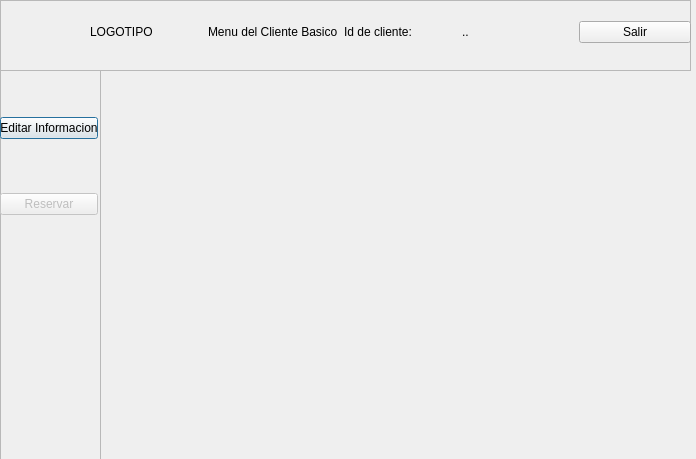
<?xml version="1.0" encoding="UTF-8"?>
<ui version="4.0">
 <class>Cliente_B_Principal</class>
 <widget class="QDialog" name="Cliente_B_Principal">
  <property name="geometry">
   <rect>
    <x>0</x>
    <y>0</y>
    <width>696</width>
    <height>459</height>
   </rect>
  </property>
  <property name="windowTitle">
   <string>Dialog</string>
  </property>
  <widget class="QFrame" name="frame">
   <property name="geometry">
    <rect>
     <x>0</x>
     <y>70</y>
     <width>101</width>
     <height>391</height>
    </rect>
   </property>
   <property name="frameShape">
    <enum>QFrame::StyledPanel</enum>
   </property>
   <property name="frameShadow">
    <enum>QFrame::Raised</enum>
   </property>
   <widget class="QWidget" name="layoutWidget">
    <property name="geometry">
     <rect>
      <x>0</x>
      <y>0</y>
      <width>98</width>
      <height>192</height>
     </rect>
    </property>
    <layout class="QVBoxLayout" name="verticalLayout">
     <item>
      <spacer name="verticalSpacer_2">
       <property name="orientation">
        <enum>Qt::Vertical</enum>
       </property>
       <property name="sizeHint" stdset="0">
        <size>
         <width>20</width>
         <height>40</height>
        </size>
       </property>
      </spacer>
     </item>
     <item>
      <widget class="QPushButton" name="Editar_Info_pushButton">
       <property name="text">
        <string>Editar Informacion</string>
       </property>
      </widget>
     </item>
     <item>
      <spacer name="verticalSpacer">
       <property name="orientation">
        <enum>Qt::Vertical</enum>
       </property>
       <property name="sizeHint" stdset="0">
        <size>
         <width>20</width>
         <height>40</height>
        </size>
       </property>
      </spacer>
     </item>
     <item>
      <widget class="QPushButton" name="pushButton_3">
       <property name="enabled">
        <bool>false</bool>
       </property>
       <property name="text">
        <string>Reservar</string>
       </property>
      </widget>
     </item>
     <item>
      <spacer name="verticalSpacer_3">
       <property name="orientation">
        <enum>Qt::Vertical</enum>
       </property>
       <property name="sizeHint" stdset="0">
        <size>
         <width>20</width>
         <height>40</height>
        </size>
       </property>
      </spacer>
     </item>
    </layout>
   </widget>
  </widget>
  <widget class="QFrame" name="frame_2">
   <property name="geometry">
    <rect>
     <x>0</x>
     <y>0</y>
     <width>691</width>
     <height>71</height>
    </rect>
   </property>
   <property name="frameShape">
    <enum>QFrame::StyledPanel</enum>
   </property>
   <property name="frameShadow">
    <enum>QFrame::Raised</enum>
   </property>
   <widget class="QWidget" name="layoutWidget">
    <property name="geometry">
     <rect>
      <x>90</x>
      <y>20</y>
      <width>601</width>
      <height>25</height>
     </rect>
    </property>
    <layout class="QGridLayout" name="gridLayout">
     <item row="0" column="0">
      <widget class="QLabel" name="label_3">
       <property name="text">
        <string>LOGOTIPO</string>
       </property>
      </widget>
     </item>
     <item row="0" column="1">
      <widget class="QLabel" name="label">
       <property name="text">
        <string>Menu del Cliente Basico</string>
       </property>
      </widget>
     </item>
     <item row="0" column="2">
      <widget class="QLabel" name="label_2">
       <property name="text">
        <string>Id de cliente:</string>
       </property>
      </widget>
     </item>
     <item row="0" column="3">
      <widget class="QLabel" name="Id_label">
       <property name="text">
        <string>..</string>
       </property>
      </widget>
     </item>
     <item row="0" column="4">
      <widget class="QPushButton" name="pushButton_2">
       <property name="text">
        <string>Salir</string>
       </property>
      </widget>
     </item>
    </layout>
   </widget>
  </widget>
 </widget>
 <resources/>
 <connections/>
</ui>
